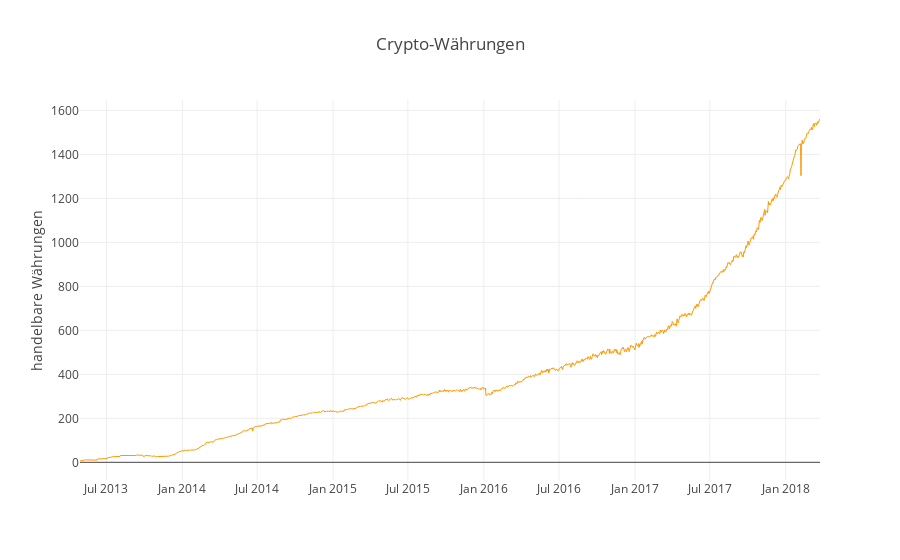

The notebook cell saved with this chart:
### Code cell
#create pyplot showing number of currencies traded each day 

from plotly import tools
import plotly.offline as py
py.init_notebook_mode(connected=True)
import plotly.graph_objs as go 

trace0 = go.Scatter(
    x= df_groupedDF['date'], 
    y= df_groupedDF['values'],
    name='density',
    mode = 'lines',
    line = dict(
        color = ('rgb(255,153,0)'),
        width = 1)
       
    

)

data = [trace0]
layout = go.Layout(
    title='Crypto-Währungen',
    yaxis={
        'title': 'handelbare Währungen',
        'nticks': 10,
        
    },
    yaxis2={
        'title': 'Zeit',
        'nticks': 10,
    }
)
fig = go.Figure(data=data, layout=layout)
py.iplot(fig, filename='cryto-overview')

### Figure 1 — Plotly figure (JSON) as saved in the notebook; plotly's stock layout.template omitted (floating-point values rounded to 4 significant figures; data arrays with more than 128 entries replaced by an {"elided": "..."} marker saying what was removed)
{"data": [{"line": {"color": "rgb(255,153,0)", "width": 1}, "mode": "lines", "name": "density", "type": "scatter", "x": {"elided": "1793 str values"}, "y": {"elided": "1793 int values"}}], "layout": {"title": "Crypto-Währungen", "yaxis": {"nticks": 10, "title": "handelbare Währungen"}, "yaxis2": {"nticks": 10, "title": "Zeit"}}}
